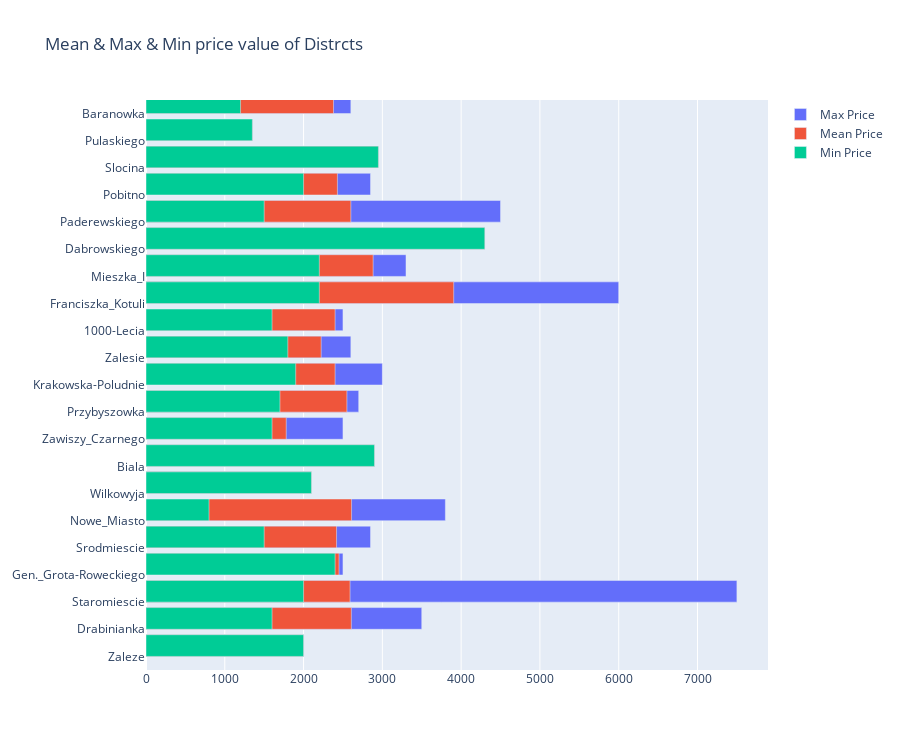

Notebook code cell kept with this figure:
### Code cell
# Create bar traces for max and min
max_bar = go.Bar(x=result["price_max"], y=result["name"], orientation='h', name="Max Price", offset=0)
min_bar = go.Bar(x=result["price_min"], y=result["name"], orientation='h', name="Min Price", offset=0)
mean_bar = go.Bar(x=result["price_mean"], y=result["name"], orientation='h', name="Mean Price", offset=0)

# Create subplots
fig_mmm = make_subplots(rows=1, cols=1)

# Add traces to subplot
fig_mmm.add_trace(max_bar)
fig_mmm.add_trace(mean_bar)
fig_mmm.add_trace(min_bar)


# Update layout
fig_mmm.update_layout(height=750, showlegend=True, title_text="Mean & Max & Min price value of Distrcts")

# Display the figure
fig_mmm.show()

### Figure 1 — Plotly figure (JSON) as saved in the notebook; plotly's stock layout.template omitted (floating-point values rounded to 4 significant figures)
{"data": [{"name": "Max Price", "offset": 0, "orientation": "h", "type": "bar", "x": [2000, 3500, 7500, 2500, 2850, 3800, 2100, 2900, 2500, 2700, 3000, 2600, 2500, 6000, 3300, 4300, 4500, 2850, 2950, 1350, 2600], "y": ["Zaleze", "Drabinianka", "Staromiescie", "Gen._Grota-Roweckiego", "Srodmiescie", "Nowe_Miasto", "Wilkowyja", "Biala", "Zawiszy_Czarnego", "Przybyszowka", "Krakowska-Poludnie", "Zalesie", "1000-Lecia", "Franciszka_Kotuli", "Mieszka_I", "Dabrowskiego", "Paderewskiego", "Pobitno", "Slocina", "Pulaskiego", "Baranowka", "Zaleze", "Drabinianka", "Staromiescie", "Gen._Grota-Roweckiego", "Srodmiescie", "Nowe_Miasto", "Wilkowyja", "Biala", "Zawiszy_Czarnego", "Przybyszowka", "Krakowska-Poludnie", "Zalesie", "1000-Lecia", "Franciszka_Kotuli", "Mieszka_I", "Dabrowskiego", "Paderewskiego", "Pobitno", "Slocina", "Pulaskiego", "Baranowka"]}, {"name": "Mean Price", "offset": 0, "orientation": "h", "type": "bar", "x": [2000, 2606.0, 2590, 2450, 2419.0, 2609.0, 2100, 2900, 1780, 2550, 2400, 2224.0, 2400, 3906.0, 2883.0, 4300, 2600, 2430.0, 2950, 1350, 2380], "y": ["Zaleze", "Drabinianka", "Staromiescie", "Gen._Grota-Roweckiego", "Srodmiescie", "Nowe_Miasto", "Wilkowyja", "Biala", "Zawiszy_Czarnego", "Przybyszowka", "Krakowska-Poludnie", "Zalesie", "1000-Lecia", "Franciszka_Kotuli", "Mieszka_I", "Dabrowskiego", "Paderewskiego", "Pobitno", "Slocina", "Pulaskiego", "Baranowka", "Zaleze", "Drabinianka", "Staromiescie", "Gen._Grota-Roweckiego", "Srodmiescie", "Nowe_Miasto", "Wilkowyja", "Biala", "Zawiszy_Czarnego", "Przybyszowka", "Krakowska-Poludnie", "Zalesie", "1000-Lecia", "Franciszka_Kotuli", "Mieszka_I", "Dabrowskiego", "Paderewskiego", "Pobitno", "Slocina", "Pulaskiego", "Baranowka"]}, {"name": "Min Price", "offset": 0, "orientation": "h", "type": "bar", "x": [2000, 1600, 2000, 2400, 1500, 800, 2100, 2900, 1600, 1700, 1900, 1800, 1600, 2200, 2200, 4300, 1500, 2000, 2950, 1350, 1200], "y": ["Zaleze", "Drabinianka", "Staromiescie", "Gen._Grota-Roweckiego", "Srodmiescie", "Nowe_Miasto", "Wilkowyja", "Biala", "Zawiszy_Czarnego", "Przybyszowka", "Krakowska-Poludnie", "Zalesie", "1000-Lecia", "Franciszka_Kotuli", "Mieszka_I", "Dabrowskiego", "Paderewskiego", "Pobitno", "Slocina", "Pulaskiego", "Baranowka", "Zaleze", "Drabinianka", "Staromiescie", "Gen._Grota-Roweckiego", "Srodmiescie", "Nowe_Miasto", "Wilkowyja", "Biala", "Zawiszy_Czarnego", "Przybyszowka", "Krakowska-Poludnie", "Zalesie", "1000-Lecia", "Franciszka_Kotuli", "Mieszka_I", "Dabrowskiego", "Paderewskiego", "Pobitno", "Slocina", "Pulaskiego", "Baranowka"]}], "layout": {"height": 750, "showlegend": true, "title": {"text": "Mean & Max & Min price value of Distrcts"}, "xaxis": {"anchor": "y", "domain": [0, 1]}, "yaxis": {"anchor": "x", "domain": [0, 1]}}}
